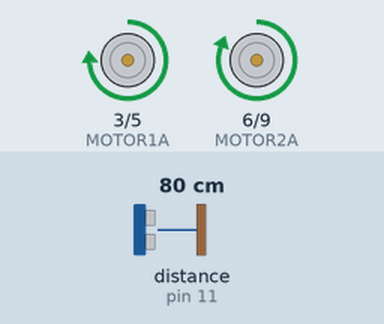
A sketch run on a simulated Arduino Uno, built with avr-gcc and run on an emulated ATmega328P. On the bench: motor-driver pin pairs drawn as motors (green arrow = first pin HIGH = forward, orange = second pin HIGH = backward, longer = more drive). Wiring (inferred from the names in the program): ultrasonic range finder: trigger pin 10; echo pin 11. The test bench sets the inputs (shaded band); at power-on: distance to the obstacle (sensor on pin 11) 80 cm. The echo pulse lasts 58.3 µs per cm.

Above: at 0.8 s.
0.9 s: distance to the obstacle (sensor on pin 11) set to 44 cm
2.4 s: distance to the obstacle (sensor on pin 11) set to 38 cm
At 3.7 s:
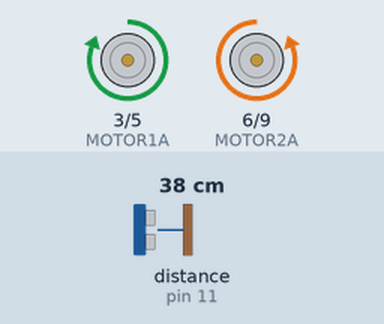
6.9 s: distance to the obstacle (sensor on pin 11) set to 2 cm
9.9 s: distance to the obstacle (sensor on pin 11) set to 120 cm
At 11.0 s:
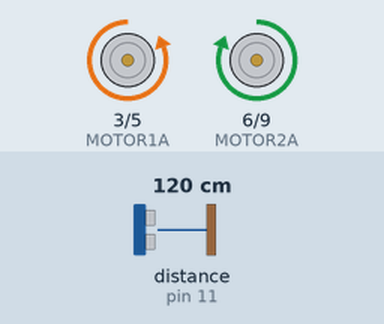
Timing chart, 0 to 12.9 s (numbered marks = the images above; inputs shaded):
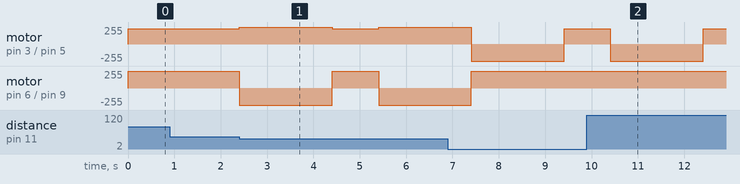

Measured:
- the behaviour switches between 41 and 40 cm on distance to the obstacle (sensor on pin 11) (found by bisection; images 0 and 1)
- after the input at 0.9 s, every drawn part: stays the same
- after the input at 2.4 s, motor on pin 3 (MOTOR1A) / pin 5 (MOTOR1B): forward 230/255 → forward 255/255 at once, → forward 230/255 2.0 s later, → forward 255/255 1.0 s later; motor on pin 6 (MOTOR2A) / pin 9 (MOTOR2B): forward 255/255 → backward 255/255 at once, → forward 255/255 2.0 s later, → backward 255/255 1.0 s later
- after the input at 9.9 s, motor on pin 6 (MOTOR2A) / pin 9 (MOTOR2B): stays forward 255/255 (without the input it goes to backward 255/255 after 2.5 s)

The sketch:

main_3F.ino
```cpp
#define ECHO1 8 //digital
#define ECHO2 11 //digital
#define ECHO3 4 //digital

#define TRIG1 7 //digital
#define TRIG2 10 //digital
#define TRIG3 2 //digital

#define MOTOR1A 3 //pwm
#define MOTOR1B 5 //pwm
#define MOTOR2A 6 //pwm
#define MOTOR2B 9 //pwm

long distance(int TRIG, int ECHO) {
  digitalWrite(TRIG, LOW);
  delayMicroseconds(2);
  digitalWrite(TRIG, HIGH);
  delayMicroseconds(10);
  digitalWrite(TRIG,LOW);
  long duration = pulseIn(ECHO, HIGH);
  long distance = duration*17/1000;
  return distance;
}

void motor1(int speed) {
  if(speed > 0){
    analogWrite(MOTOR1A, speed);
    analogWrite(MOTOR1B, 0);
  }
  else if(speed == 0){
    analogWrite(MOTOR1A, 0);
    analogWrite(MOTOR1B, 0);
  }
  else if(speed < 0){
    analogWrite(MOTOR1A, 0);
    analogWrite(MOTOR1B, -1*speed);
  }
}

void motor2(int speed) {
  if(speed > 0){
    analogWrite(MOTOR2A, speed);
    analogWrite(MOTOR2B, 0);
  }
  else if(speed == 0){
    analogWrite(MOTOR2A, 0);
    analogWrite(MOTOR2B, 0);
  }
  else if(speed < 0){
    analogWrite(MOTOR2A, 0);
    analogWrite(MOTOR2B, -1*speed);
  }
}

bool left(int LIMIT){
  int dis = 0;
  if(distance(TRIG1, ECHO1) > 200){
    dis = 200;
  } else {
    dis = distance(TRIG1, ECHO1);
  }
  if(dis < LIMIT){
    return(1);
  } else {
    return(0);
  }
}

bool right(int LIMIT){
  int dis = 0;
  if(distance(TRIG3, ECHO3) > 200){
    dis = 200;
  } else {
    dis = distance(TRIG3, ECHO3);
  }
  if(dis < LIMIT){
    return(1);
  } else {
    return(0);
  }
}

bool center(int LIMIT){
  int dis = 0;
  if(distance(TRIG2, ECHO2) > 200){
    dis = 200;
  } else {
    dis = distance(TRIG2, ECHO2);
  }
  if(dis < LIMIT){
    return(1);
  } else {
    return(0);
  }
}

void straight(int time) {
  motor1(230);
  motor2(255);
  if(time != 9999){
    delay(time*1000);
    motor1(0);
    motor2(0);
  }
}

void turn_left(int time) {
  motor1(255);
  motor2(-255);
  delay(time*1000);
  motor1(0);
  motor2(0);
}

void turn_right(int time) {
  motor1(-255);
  motor2(255);
  delay(time*1000);
  motor1(0);
  motor2(0);
}

void setup() {
  Serial.begin(9600);
  pinMode(ECHO1, INPUT);
  pinMode(TRIG1, OUTPUT);
  pinMode(ECHO2, INPUT);
  pinMode(TRIG2, OUTPUT);
  pinMode(ECHO3, INPUT);
  pinMode(TRIG3, OUTPUT);
  pinMode(MOTOR1A, OUTPUT);
  pinMode(MOTOR1B, OUTPUT);
  pinMode(MOTOR2A, OUTPUT);
  pinMode(MOTOR2B, OUTPUT);

 straight(9999);
 while(1){
  if(center(40)){
    straight(0);
    break;
  }
 }
 turn_left(2.2);
 straight(1.5);
 turn_left(2.2);
 straight(9999);
 while(1){
  if(center(40)){
    straight(0);
    break;
  }
 }
 turn_right(2.2);
 straight(1.5);
 turn_right(2.2);
 straight(9999);
 while(1){
  if(center(40)){
    straight(0);
    break;
  }
 }

 turn_left(2.2);
 straight(1.5);
 turn_left(2.2);
 straight(9999);
 while(1){
  if(center(40)){
    straight(0);
    break;
  }
 }
}

void loop() {
  delay(100);
  int d1 = distance(TRIG1, ECHO1);
  int d2 = distance(TRIG2, ECHO2);
  int d3 = distance(TRIG3, ECHO3);
}
```
